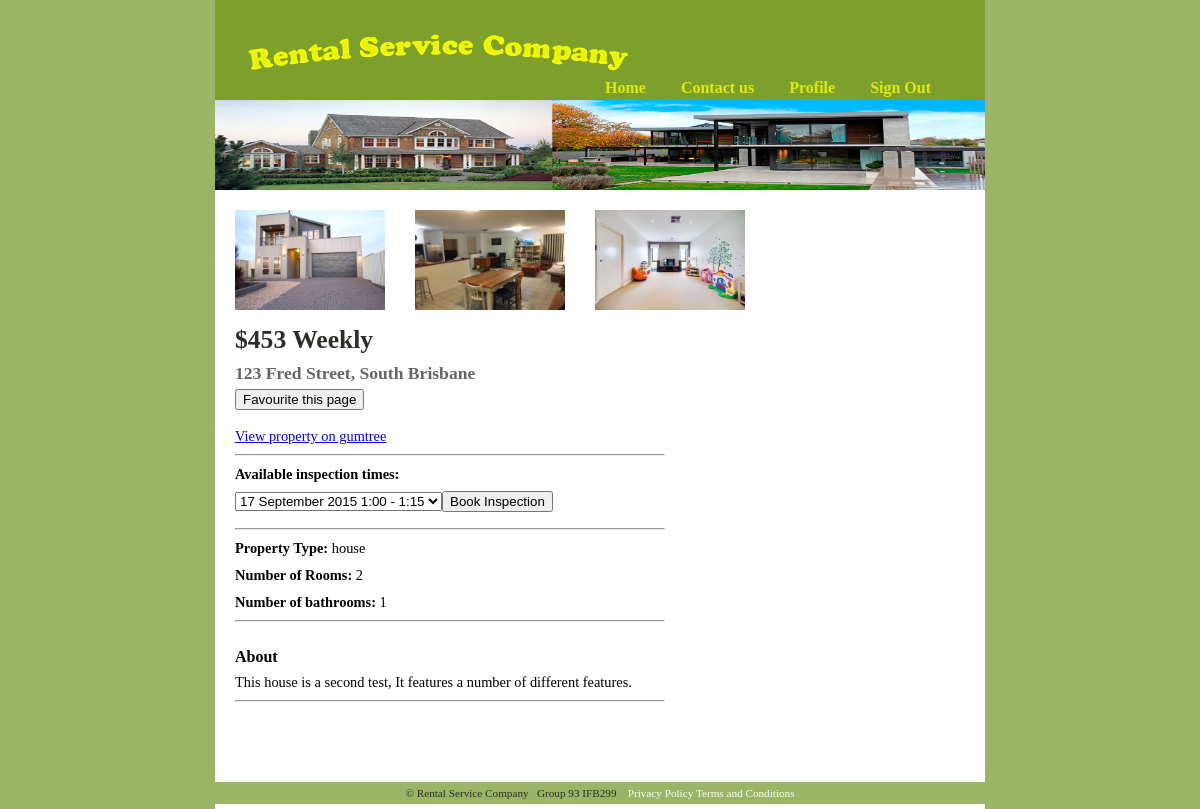
The app's page /properties_page.php?ID=2 (signed in) with its own data.
### tables this page shows
CREATE TABLE `property_images` (
	`imageid` int NOT NULL AUTO_INCREMENT,	
	`propertyid` int NOT NULL,
	`image_decription` varchar(20) NOT NULL,
	`image_path` varchar(50) NOT NULL,
  PRIMARY KEY (`imageid`),
FOREIGN KEY (propertyid) REFERENCES property_details(propertyid)
);

CREATE TABLE `property_details` (
	`propertyid` int NOT NULL AUTO_INCREMENT,
	`tenantid`  int,
	`street_address` VARCHAR(50) NOT NULL,
	`suburb` VARCHAR(50) NOT NULL,
	`number_rooms` int NOT NULL,
	`property_type` VARCHAR(20) NOT NULL,
	`furnished` boolean Not null,
	`number_bathrooms` int NOT NULL,
	`description` VARCHAR(250) NOT NULL,
	`rent_amt` int NOT NULL,
	`gumtree_url` varchar(150),
	`inspection_time1` varchar(50) NOT NULL,	
	`inspection_time2` varchar(50) NOT NULL,	
	`posted` boolean NOT NULL,	
  PRIMARY KEY (`propertyid`)
);

### properties_page.php (the view, shortened to what this page needs)
<html xmlns="http://www.w3.org/1999/xhtml">
<?php
include 'connection.php';
	$p_id = $_GET['ID'];
	if (isset($_SESSION['t_id']))
	{
		$tenantid = $_SESSION['t_id'];
	}
	else
	{
		$tenantid = 0;
	}
			try {
					$pdo = new PDO("mysql:host=$dbhost;dbname=$dbname",$dbuser,$dbpass);
					$pdo->setAttribute(PDO::ATTR_ERRMODE, PDO::ERRMODE_EXCEPTION);
					$recordset = $pdo->query("SELECT * FROM property_details WHERE propertyid = '$p_id'")->fetchAll(PDO::FETCH_ASSOC);
					$recordimages = $pdo->query("SELECT * FROM property_images WHERE propertyid = '$p_id'")->fetchAll(PDO::FETCH_ASSOC);
					$favs = $pdo->prepare("SELECT count(*) FROM tenant_favourites WHERE propertyid = '$p_id' AND tenantid = $tenantid");
					$favs->execute();
					$favourite_count = $favs->fetchColumn();
					$recCount = $pdo->prepare("SELECT count(*) FROM property_details WHERE propertyid = '$p_id'");
					$recCount->execute();
					$num_properties = $recCount->fetchColumn();
					$inspectionCount = $pdo->prepare("SELECT count(*) FROM tenant_registration WHERE propertyid = '$p_id' AND tenantid = '$tenantid'");
					$inspectionCount->execute();
					$num_inspections = $inspectionCount->fetchColumn();
				}
			catch(PDOException $e)
				{
					echo $e->getMessage();
				}
?>
<head>
    <link href="main_11.css" rel="stylesheet" type="text/css"/>
</head>
<body>
<div id="outside">
	<div id="header">
		<br>
			<div id="Menu">
				<?php include 'menu.php'; ?>
			</div>
	</div>
	<div id="secondBanner">
		<img src="images/house3.jpg" width="770" height="90" alt="welcome to Property Service"/>
	</div>
	<div id="bigContent">
			<div>
			<?php
					foreach ($recordimages as $image)
					{
						echo '<a href="/images/', $image['image_path'],'" target="_blank" >';
						echo '<img style="float: left; margin: 15px 15px 15px 15px; width: 150px;height: 100px;border:0" src="/images/',$image['image_path'], '" alt="', $image['image_decription'], '">';
						echo '</a>';
					}
			?>
			</div>
			<div id="secondContent">
			<?php
			if ($num_properties == 0)
			{
				echo "<h3>Property not found</h3>";
			}
			else
			{
				foreach ($recordset as $record)
				{
					echo "<h1>$",$record['rent_amt'], " Weekly</h1>";
					echo "<h3>",$record['street_address'],", ",$record['suburb'],  "</h3>";
					if ($tenantid == 0)
					{
						echo "<p>Must login to favourite page or book inspection times</p>";
						echo '<p><a href="signin.php" target="_blank">Click here to sign in.</a></p>';
					}
					else if ($favourite_count > 0)
					{
						echo '<form name="registration" method="POST"  action="favourite_page.php?ID=',$p_id, '&method=remove"', 'onsubmit="">';
						echo '<p><input class="favourite_page" type="submit" value="Unfavourite this page"> </p>';
						echo '</form>';
					}
					else
					{
						echo '<form name="registration" method="POST"  action="favourite_page.php?ID=',$p_id, '&method=add"', 'onsubmit="">';
						echo '<p><input class="favourite_page" type="submit" value="Favourite this page"> </p>';
						echo '</form>';
					}
					if (isset($record['gumtree_url']))
					{
						echo '<p><a href="',$record['gumtree_url'],'" target="_blank">View property on gumtree</a></p>';
					}
					echo "<hr></hr>";
					echo '<p><b>Available inspection times:</b>', "</p>";
					if ($tenantid == 0)
					{
						echo "<p>", $record['inspection_time1'], '</p>';
						echo "<p>", $record['inspection_time2'], "</p>";
					}
					else
					{
						echo '<form method="POST" action="process_inspection.php?ID=', $p_id, '">';
						foreach ($recordset as $inspection)
						{
							echo '<p>';
							echo '<select name="timeOption">';
							echo '<option value="', $inspection['inspection_time1'], '">', $inspection['inspection_time1'], '</option>';
							echo '</select>';
							if ($num_inspections == 0)
							{
								echo '<input type="submit" value="Book Inspection">';
							}
							else
							{
								echo '<p> You have already booked an inspection</p>';
							}
							echo '</p>';
						}
						echo '</form>';
					}
					echo "<HR></HR>";
					echo "<p><b>Property Type: </b>",$record['property_type'],  "</p>";
					echo "<p><b>Number of Rooms: </b>",$record['number_rooms'],  "</p>";
					echo "<p><b>Number of bathrooms: </b>",$record['number_bathrooms'],  "</p>";
					echo "<hr> </hr>";
					echo "<b><Br>About</BR></b><p>", $record['description'], "</p>";
					echo "<hr></hr>";
				}
			}
			?>
				<br>
				<br>
				<br>
				<br>
			</div>
				<div id="news">
				</div>
	</div>
</div>
		<div id="footer">
			<p> &#169; Rental Service Company &nbsp; Group 93 IFB299 &nbsp;&nbsp;
				<a href="privacy.html"> Privacy Policy</a>
				<a href="term.html"> Terms and Conditions</a>
			</p>
		</div>
</body>
</html>

### main_11.css (style rules this page uses)
body { font-family: "Century Gothic"; background: #9cb466; margin: 0; padding: 0; }
p, h1, h2, h3, h4, li { margin: 1ex 1em; }
div#outside { width: 770px; margin: 0 auto; background: #ffffff url(images/sky3.jpg);no-repeat; height:100px; }
div#header { height: 100px; position: relative; }
div#secondBanner { height: 90px; }
div#bigContent { background-color: #ffffff; padding:5px; }
#header #Menu { position: absolute; left: 380px; bottom: 0; }
#bigContent div#secondContent { float: left; width: 430px; margin: 0; padding: 0 15px; }
#secondContent p { font-family: "Century Gothic"; font-size: .9em; line-height: 1.4em; color: #000; margin: 1ex 0; }
#secondContent h1, #secondContent h2, #secondContent h3, #secondContent h4 { font-family: "Century Gothic"; }
#secondContent h1 { font-size: 1.6em; font-weight: bold; color: 2c2d29; margin: 0 0 .4ex 0; }
#secondContent h3 { font-size: 1.1em; font-weight: bold; color: #666; margin: 1ex 0 -.2ex 0; }
div#footer { clear: both; background: #9cb466; margin: 0 auto; padding: 5px; }
#footer p { font-family: "Century Gothic"; font-size: .70em; color: 2c2d29; margin: 0; padding: 0; text-align: center; }
#footer a { color: ffffff; text-decoration: none; }

### records on screen
property_images: image_path (picture)
property_images: image_path (picture)
property_images: image_path (picture)
property_details: rent_amt "453", street_address "123 Fred Street", suburb "South Brisbane", timeOption "17 September 2015 1:00 - 1:15", property_type "house", number_rooms "2", number_bathrooms "1", description "This house is a second test, It features a number of different features."
